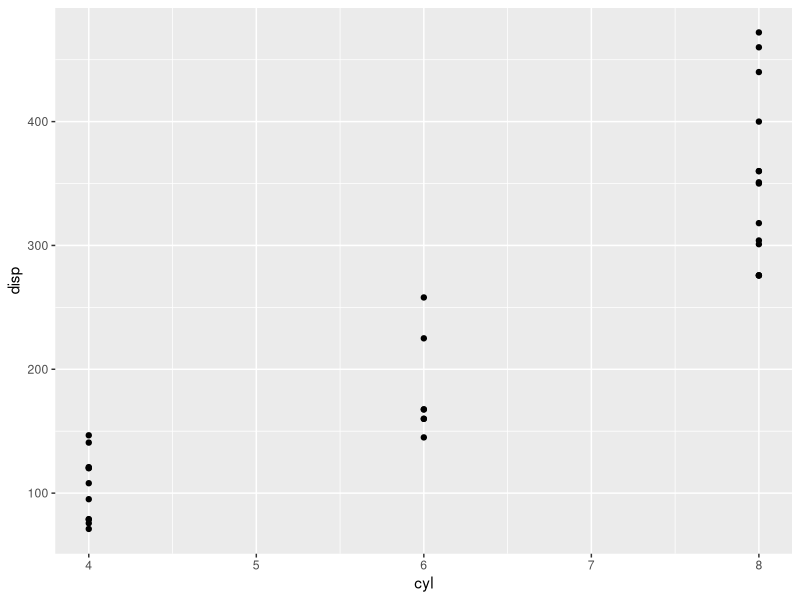
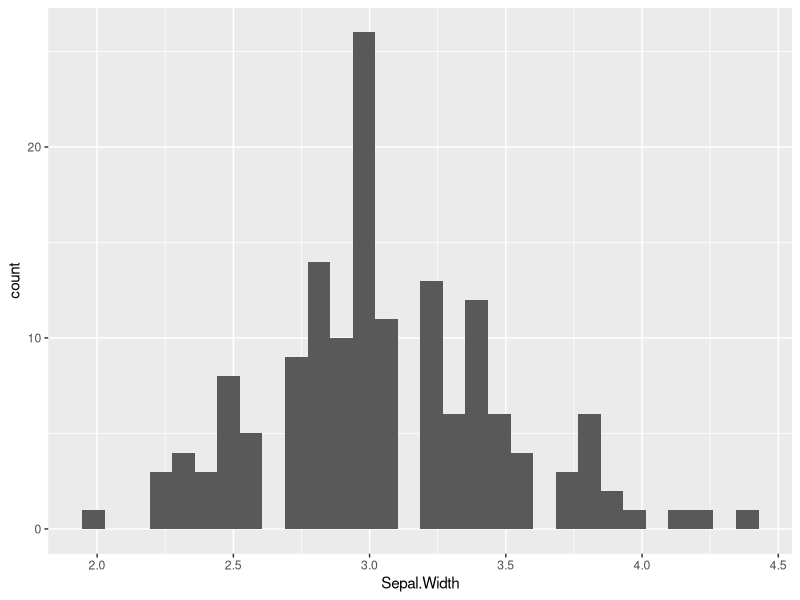

Reproduce these figures in R, in order.
library(ggplot2)

ggplot(mtcars) +
  aes(x = cyl, y = disp) +
  geom_point()

ggplot(iris) +
  aes(x = Sepal.Width) +
  geom_histogram()
